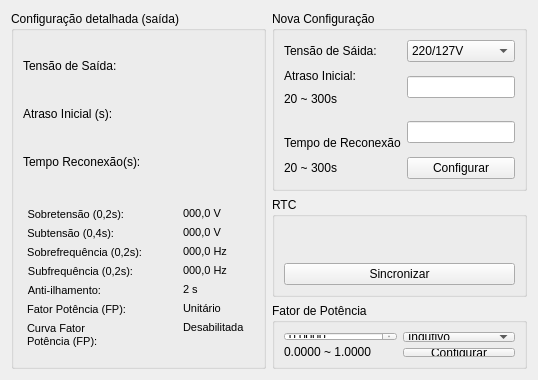
      <widget class="QWidget" name="ConfigTab">
       <attribute name="title">
        <string>Configuração</string>
       </attribute>
       <layout class="QGridLayout" name="gridLayout_21">
        <item row="1" column="1">
         <widget class="QGroupBox" name="groupBoxRTC">
          <property name="sizePolicy">
           <sizepolicy hsizetype="Ignored" vsizetype="Ignored">
            <horstretch>255</horstretch>
            <verstretch>255</verstretch>
           </sizepolicy>
          </property>
          <property name="minimumSize">
           <size>
            <width>220</width>
            <height>100</height>
           </size>
          </property>
          <property name="maximumSize">
           <size>
            <width>16777215</width>
            <height>16777215</height>
           </size>
          </property>
          <property name="title">
           <string>RTC</string>
          </property>
          <layout class="QGridLayout" name="gridLayout_35">
           <item row="1" column="0">
            <widget class="QPushButton" name="pushButtonSync">
             <property name="text">
              <string>Sincronizar</string>
             </property>
            </widget>
           </item>
           <item row="0" column="0">
            <widget class="QLabel" name="labelDateTime">
             <property name="text">
              <string/>
             </property>
             <property name="alignment">
              <set>Qt::AlignCenter</set>
             </property>
            </widget>
           </item>
          </layout>
         </widget>
        </item>
        <item row="2" column="1">
         <widget class="QGroupBox" name="groupBoxpowerFactor">
          <property name="sizePolicy">
           <sizepolicy hsizetype="Ignored" vsizetype="Ignored">
            <horstretch>255</horstretch>
            <verstretch>255</verstretch>
           </sizepolicy>
          </property>
          <property name="title">
           <string>Fator de Potência</string>
          </property>
          <layout class="QGridLayout" name="gridLayout_37">
           <item row="0" column="0" rowspan="2">
            <layout class="QGridLayout" name="gridLayout_17">
             <item row="1" column="0">
              <widget class="QDoubleSpinBox" name="doubleSpinBoxPowerFactor">
               <property name="decimals">
                <number>4</number>
               </property>
               <property name="maximum">
                <double>1.000000000000000</double>
               </property>
               <property name="singleStep">
                <double>0.010000000000000</double>
               </property>
               <property name="stepType">
                <enum>QAbstractSpinBox::AdaptiveDecimalStepType</enum>
               </property>
              </widget>
             </item>
             <item row="2" column="0">
              <widget class="QLabel" name="labelStartDelayRange_2">
               <property name="text">
                <string>0.0000 ~ 1.0000</string>
               </property>
               <property name="alignment">
                <set>Qt::AlignLeading|Qt::AlignLeft|Qt::AlignVCenter</set>
               </property>
              </widget>
             </item>
            </layout>
           </item>
           <item row="0" column="1">
            <layout class="QGridLayout" name="gridLayout_24">
             <item row="0" column="0">
              <widget class="QComboBox" name="comboBoxPowerFactor">
               <item>
                <property name="text">
                 <string>Indutivo</string>
                </property>
               </item>
               <item>
                <property name="text">
                 <string>Capacitivo</string>
                </property>
               </item>
              </widget>
             </item>
            </layout>
           </item>
           <item row="1" column="1">
            <widget class="QPushButton" name="pushButtonConfPowerFactor">
             <property name="text">
              <string>Configurar</string>
             </property>
            </widget>
           </item>
          </layout>
         </widget>
        </item>
        <item row="0" column="1">
         <widget class="QGroupBox" name="groupBoxNewConfig">
          <property name="sizePolicy">
           <sizepolicy hsizetype="Ignored" vsizetype="Ignored">
            <horstretch>255</horstretch>
            <verstretch>255</verstretch>
           </sizepolicy>
          </property>
          <property name="minimumSize">
           <size>
            <width>250</width>
            <height>180</height>
           </size>
          </property>
          <property name="maximumSize">
           <size>
            <width>16777215</width>
            <height>16777215</height>
           </size>
          </property>
          <property name="title">
           <string>Nova Configuração</string>
          </property>
          <layout class="QGridLayout" name="gridLayout_15">
           <item row="0" column="1">
            <widget class="QComboBox" name="comboBoxOutputVoltage">
             <item>
              <property name="text">
               <string>220/127V</string>
              </property>
             </item>
             <item>
              <property name="text">
               <string>230/115V</string>
              </property>
             </item>
             <item>
              <property name="text">
               <string>240/120V</string>
              </property>
             </item>
             <item>
              <property name="text">
               <string>254/127V</string>
              </property>
             </item>
            </widget>
           </item>
           <item row="1" column="0">
            <widget class="QLabel" name="labelStartDelay">
             <property name="text">
              <string>Atraso Inicial:</string>
             </property>
            </widget>
           </item>
           <item row="1" column="1" rowspan="2">
            <widget class="QLineEdit" name="lineEditStartDelay">
             <property name="alignment">
              <set>Qt::AlignCenter</set>
             </property>
            </widget>
           </item>
           <item row="3" column="1" rowspan="2">
            <widget class="QLineEdit" name="lineEditReconnectTime">
             <property name="alignment">
              <set>Qt::AlignCenter</set>
             </property>
            </widget>
           </item>
           <item row="2" column="0">
            <widget class="QLabel" name="labelStartDelayRange">
             <property name="text">
              <string>20 ~ 300s</string>
             </property>
            </widget>
           </item>
           <item row="0" column="0">
            <widget class="QLabel" name="labelOutputVoltage">
             <property name="text">
              <string>Tensão de Sáida:</string>
             </property>
            </widget>
           </item>
           <item row="5" column="1">
            <widget class="QPushButton" name="pushButtonConfigure">
             <property name="text">
              <string>Configurar</string>
             </property>
            </widget>
           </item>
           <item row="5" column="0">
            <widget class="QLabel" name="labelRecconetTimeRange">
             <property name="text">
              <string>20 ~ 300s</string>
             </property>
            </widget>
           </item>
           <item row="4" column="0">
            <widget class="QLabel" name="labelRecconetTime">
             <property name="text">
              <string>Tempo de Reconexão</string>
             </property>
            </widget>
           </item>
          </layout>
         </widget>
        </item>
        <item row="0" column="0" rowspan="3">
         <widget class="QGroupBox" name="groupBoxDetailedConfig">
          <property name="sizePolicy">
           <sizepolicy hsizetype="Maximum" vsizetype="Maximum">
            <horstretch>255</horstretch>
            <verstretch>255</verstretch>
           </sizepolicy>
          </property>
          <property name="title">
           <string>Configuração detalhada (saída)</string>
          </property>
          <layout class="QFormLayout" name="formLayout_3">
           <property name="sizeConstraint">
            <enum>QLayout::SetMinAndMaxSize</enum>
           </property>
           <property name="fieldGrowthPolicy">
            <enum>QFormLayout::ExpandingFieldsGrow</enum>
           </property>
           <item row="0" column="0" colspan="2">
            <layout class="QGridLayout" name="gridLayout_25" rowstretch="0,0,0" columnstretch="0,0">
             <property name="sizeConstraint">
              <enum>QLayout::SetNoConstraint</enum>
             </property>
             <property name="topMargin">
              <number>11</number>
             </property>
             <property name="bottomMargin">
              <number>15</number>
             </property>
             <property name="spacing">
              <number>18</number>
             </property>
             <item row="1" column="0">
              <widget class="QLabel" name="labelStartDelay_2">
               <property name="sizePolicy">
                <sizepolicy hsizetype="Preferred" vsizetype="Maximum">
                 <horstretch>255</horstretch>
                 <verstretch>255</verstretch>
                </sizepolicy>
               </property>
               <property name="minimumSize">
                <size>
                 <width>110</width>
                 <height>30</height>
                </size>
               </property>
               <property name="focusPolicy">
                <enum>Qt::NoFocus</enum>
               </property>
               <property name="layoutDirection">
                <enum>Qt::LeftToRight</enum>
               </property>
               <property name="frameShape">
                <enum>QFrame::NoFrame</enum>
               </property>
               <property name="text">
                <string>Atraso Inicial (s):</string>
               </property>
               <property name="textFormat">
                <enum>Qt::AutoText</enum>
               </property>
               <property name="alignment">
                <set>Qt::AlignLeading|Qt::AlignLeft|Qt::AlignVCenter</set>
               </property>
              </widget>
             </item>
             <item row="0" column="1">
              <widget class="QLabel" name="labelOutputVoltageValue">
               <property name="sizePolicy">
                <sizepolicy hsizetype="Maximum" vsizetype="Maximum">
                 <horstretch>255</horstretch>
                 <verstretch>255</verstretch>
                </sizepolicy>
               </property>
               <property name="minimumSize">
                <size>
                 <width>80</width>
                 <height>30</height>
                </size>
               </property>
               <property name="layoutDirection">
                <enum>Qt::LeftToRight</enum>
               </property>
               <property name="text">
                <string/>
               </property>
               <property name="alignment">
                <set>Qt::AlignLeading|Qt::AlignLeft|Qt::AlignVCenter</set>
               </property>
              </widget>
             </item>
             <item row="2" column="0">
              <widget class="QLabel" name="labelReconnectTime_2">
               <property name="sizePolicy">
                <sizepolicy hsizetype="Preferred" vsizetype="Preferred">
                 <horstretch>255</horstretch>
                 <verstretch>255</verstretch>
                </sizepolicy>
               </property>
               <property name="minimumSize">
                <size>
                 <width>130</width>
                 <height>30</height>
                </size>
               </property>
               <property name="text">
                <string>Tempo Reconexão(s):</string>
               </property>
              </widget>
             </item>
             <item row="0" column="0">
              <widget class="QLabel" name="labelOutputVoltage_2">
               <property name="sizePolicy">
                <sizepolicy hsizetype="Preferred" vsizetype="Preferred">
                 <horstretch>255</horstretch>
                 <verstretch>255</verstretch>
                </sizepolicy>
               </property>
               <property name="minimumSize">
                <size>
                 <width>110</width>
                 <height>30</height>
                </size>
               </property>
               <property name="inputMethodHints">
                <set>Qt::ImhNone</set>
               </property>
               <property name="text">
                <string>Tensão de Saída:</string>
               </property>
               <property name="alignment">
                <set>Qt::AlignLeading|Qt::AlignLeft|Qt::AlignVCenter</set>
               </property>
              </widget>
             </item>
             <item row="1" column="1">
              <widget class="QLabel" name="labelStartDelayValue">
               <property name="sizePolicy">
                <sizepolicy hsizetype="Maximum" vsizetype="Maximum">
                 <horstretch>255</horstretch>
                 <verstretch>255</verstretch>
                </sizepolicy>
               </property>
               <property name="minimumSize">
                <size>
                 <width>80</width>
                 <height>30</height>
                </size>
               </property>
               <property name="text">
                <string/>
               </property>
               <property name="alignment">
                <set>Qt::AlignLeading|Qt::AlignLeft|Qt::AlignVCenter</set>
               </property>
              </widget>
             </item>
             <item row="2" column="1">
              <widget class="QLabel" name="labelReconnectTime">
               <property name="sizePolicy">
                <sizepolicy hsizetype="Maximum" vsizetype="Maximum">
                 <horstretch>255</horstretch>
                 <verstretch>255</verstretch>
                </sizepolicy>
               </property>
               <property name="minimumSize">
                <size>
                 <width>80</width>
                 <height>30</height>
                </size>
               </property>
               <property name="text">
                <string/>
               </property>
              </widget>
             </item>
            </layout>
           </item>
           <item row="1" column="0" colspan="2">
            <layout class="QGridLayout" name="gridLayout_42">
             <property name="sizeConstraint">
              <enum>QLayout::SetMinAndMaxSize</enum>
             </property>
             <property name="topMargin">
              <number>0</number>
             </property>
             <property name="bottomMargin">
              <number>0</number>
             </property>
             <property name="verticalSpacing">
              <number>7</number>
             </property>
             <item row="0" column="1">
              <widget class="QWidget" name="widget3" native="true">
               <property name="enabled">
                <bool>true</bool>
               </property>
               <property name="sizePolicy">
                <sizepolicy hsizetype="Preferred" vsizetype="Preferred">
                 <horstretch>255</horstretch>
                 <verstretch>255</verstretch>
                </sizepolicy>
               </property>
               <property name="minimumSize">
                <size>
                 <width>100</width>
                 <height>100</height>
                </size>
               </property>
               <property name="font">
                <font>
                 <stylestrategy>PreferDefault</stylestrategy>
                </font>
               </property>
               <property name="layoutDirection">
                <enum>Qt::LeftToRight</enum>
               </property>
               <layout class="QFormLayout" name="formLayout_4">
                <property name="sizeConstraint">
                 <enum>QLayout::SetMinAndMaxSize</enum>
                </property>
                <property name="fieldGrowthPolicy">
                 <enum>QFormLayout::ExpandingFieldsGrow</enum>
                </property>
                <property name="labelAlignment">
                 <set>Qt::AlignJustify|Qt::AlignVCenter</set>
                </property>
                <property name="formAlignment">
                 <set>Qt::AlignJustify|Qt::AlignTop</set>
                </property>
                <property name="leftMargin">
                 <number>28</number>
                </property>
                <property name="topMargin">
                 <number>9</number>
                </property>
                <item row="6" column="0">
                 <widget class="QLabel" name="labelPowerFactorCurveValue">
                  <property name="font">
                   <font>
                    <pointsize>8</pointsize>
                    <stylestrategy>PreferDefault</stylestrategy>
                   </font>
                  </property>
                  <property name="text">
                   <string>Desabilitada</string>
                  </property>
                  <property name="alignment">
                   <set>Qt::AlignLeading|Qt::AlignLeft|Qt::AlignVCenter</set>
                  </property>
                  <property name="margin">
                   <number>2</number>
                  </property>
                  <property name="indent">
                   <number>0</number>
                  </property>
                 </widget>
                </item>
                <item row="2" column="0">
                 <widget class="QLabel" name="labelOverFrequencyValue">
                  <property name="font">
                   <font>
                    <pointsize>8</pointsize>
                    <stylestrategy>PreferDefault</stylestrategy>
                   </font>
                  </property>
                  <property name="text">
                   <string>000,0 Hz</string>
                  </property>
                  <property name="alignment">
                   <set>Qt::AlignLeading|Qt::AlignLeft|Qt::AlignVCenter</set>
                  </property>
                  <property name="margin">
                   <number>2</number>
                  </property>
                  <property name="indent">
                   <number>0</number>
                  </property>
                 </widget>
                </item>
                <item row="1" column="0">
                 <widget class="QLabel" name="labelUnderVoltageValue">
                  <property name="font">
                   <font>
                    <pointsize>8</pointsize>
                    <stylestrategy>PreferDefault</stylestrategy>
                   </font>
                  </property>
                  <property name="text">
                   <string>000,0 V</string>
                  </property>
                  <property name="alignment">
                   <set>Qt::AlignLeading|Qt::AlignLeft|Qt::AlignVCenter</set>
                  </property>
                  <property name="margin">
                   <number>2</number>
                  </property>
                  <property name="indent">
                   <number>0</number>
                  </property>
                 </widget>
                </item>
                <item row="3" column="0">
                 <widget class="QLabel" name="labelUnderFrequencyValue">
                  <property name="font">
                   <font>
                    <pointsize>8</pointsize>
                    <stylestrategy>PreferDefault</stylestrategy>
                   </font>
                  </property>
                  <property name="text">
                   <string>000,0 Hz</string>
                  </property>
                  <property name="alignment">
                   <set>Qt::AlignLeading|Qt::AlignLeft|Qt::AlignVCenter</set>
                  </property>
                  <property name="margin">
                   <number>2</number>
                  </property>
                  <property name="indent">
                   <number>0</number>
                  </property>
                 </widget>
                </item>
                <item row="5" column="0">
                 <widget class="QLabel" name="labelPowerFactorValue">
                  <property name="font">
                   <font>
                    <pointsize>8</pointsize>
                    <stylestrategy>PreferDefault</stylestrategy>
                   </font>
                  </property>
                  <property name="text">
                   <string>Unitário</string>
                  </property>
                  <property name="alignment">
                   <set>Qt::AlignLeading|Qt::AlignLeft|Qt::AlignVCenter</set>
                  </property>
                  <property name="margin">
                   <number>2</number>
                  </property>
                  <property name="indent">
                   <number>0</number>
                  </property>
                 </widget>
                </item>
                <item row="0" column="0">
                 <widget class="QLabel" name="labelOverVoltageValue">
                  <property name="font">
                   <font>
                    <pointsize>8</pointsize>
                    <stylestrategy>PreferDefault</stylestrategy>
                   </font>
                  </property>
                  <property name="text">
                   <string>000,0 V</string>
                  </property>
                  <property name="alignment">
                   <set>Qt::AlignLeading|Qt::AlignLeft|Qt::AlignVCenter</set>
                  </property>
                  <property name="margin">
                   <number>2</number>
                  </property>
                  <property name="indent">
                   <number>0</number>
                  </property>
                 </widget>
                </item>
                <item row="4" column="0">
                 <widget class="QLabel" name="labelAntiIslandingValue">
                  <property name="font">
                   <font>
                    <pointsize>8</pointsize>
                    <stylestrategy>PreferDefault</stylestrategy>
                   </font>
                  </property>
                  <property name="text">
                   <string>2 s</string>
                  </property>
                  <property name="alignment">
                   <set>Qt::AlignLeading|Qt::AlignLeft|Qt::AlignVCenter</set>
                  </property>
                  <property name="margin">
                   <number>2</number>
                  </property>
                  <property name="indent">
                   <number>0</number>
                  </property>
                 </widget>
                </item>
               </layout>
              </widget>
             </item>
             <item row="0" column="0">
              <widget class="QWidget" name="widget2" native="true">
               <property name="sizePolicy">
                <sizepolicy hsizetype="Preferred" vsizetype="Preferred">
                 <horstretch>255</horstretch>
                 <verstretch>255</verstretch>
                </sizepolicy>
               </property>
               <property name="minimumSize">
                <size>
                 <width>130</width>
                 <height>80</height>
                </size>
               </property>
               <property name="font">
                <font>
                 <stylestrategy>PreferAntialias</stylestrategy>
                </font>
               </property>
               <property name="focusPolicy">
                <enum>Qt::NoFocus</enum>
               </property>
               <layout class="QFormLayout" name="formLayout_5">
                <property name="sizeConstraint">
                 <enum>QLayout::SetMinAndMaxSize</enum>
                </property>
                <property name="fieldGrowthPolicy">
                 <enum>QFormLayout::ExpandingFieldsGrow</enum>
                </property>
                <property name="rowWrapPolicy">
                 <enum>QFormLayout::DontWrapRows</enum>
                </property>
                <property name="labelAlignment">
                 <set>Qt::AlignJustify|Qt::AlignVCenter</set>
                </property>
                <property name="formAlignment">
                 <set>Qt::AlignJustify|Qt::AlignTop</set>
                </property>
                <property name="horizontalSpacing">
                 <number>7</number>
                </property>
                <property name="leftMargin">
                 <number>4</number>
                </property>
                <property name="topMargin">
                 <number>10</number>
                </property>
                <property name="rightMargin">
                 <number>7</number>
                </property>
                <item row="2" column="0">
                 <widget class="QLabel" name="labelOverFrequency">
                  <property name="font">
                   <font>
                    <pointsize>8</pointsize>
                    <stylestrategy>PreferAntialias</stylestrategy>
                   </font>
                  </property>
                  <property name="text">
                   <string>Sobrefrequência (0,2s):</string>
                  </property>
                  <property name="alignment">
                   <set>Qt::AlignRight|Qt::AlignTrailing|Qt::AlignVCenter</set>
                  </property>
                  <property name="margin">
                   <number>2</number>
                  </property>
                  <property name="indent">
                   <number>0</number>
                  </property>
                 </widget>
                </item>
                <item row="4" column="0">
                 <widget class="QLabel" name="labelAntiIslanding">
                  <property name="font">
                   <font>
                    <pointsize>8</pointsize>
                    <stylestrategy>PreferAntialias</stylestrategy>
                   </font>
                  </property>
                  <property name="text">
                   <string>Anti-ilhamento:</string>
                  </property>
                  <property name="alignment">
                   <set>Qt::AlignRight|Qt::AlignTrailing|Qt::AlignVCenter</set>
                  </property>
                  <property name="margin">
                   <number>2</number>
                  </property>
                  <property name="indent">
                   <number>0</number>
                  </property>
                 </widget>
                </item>
                <item row="1" column="0">
                 <widget class="QLabel" name="labelUnderVoltage">
                  <property name="font">
                   <font>
                    <pointsize>8</pointsize>
                    <stylestrategy>PreferAntialias</stylestrategy>
                   </font>
                  </property>
                  <property name="text">
                   <string>Subtensão (0,4s):</string>
                  </property>
                  <property name="alignment">
                   <set>Qt::AlignRight|Qt::AlignTrailing|Qt::AlignVCenter</set>
                  </property>
                  <property name="margin">
                   <number>2</number>
                  </property>
                  <property name="indent">
                   <number>0</number>
                  </property>
                 </widget>
                </item>
                <item row="5" column="0">
                 <widget class="QLabel" name="labelPowerFactor">
                  <property name="font">
                   <font>
                    <pointsize>8</pointsize>
                    <stylestrategy>PreferAntialias</stylestrategy>
                   </font>
                  </property>
                  <property name="text">
                   <string>Fator Potência (FP):</string>
                  </property>
                  <property name="alignment">
                   <set>Qt::AlignRight|Qt::AlignTrailing|Qt::AlignVCenter</set>
                  </property>
                  <property name="margin">
                   <number>2</number>
                  </property>
                  <property name="indent">
                   <number>0</number>
                  </property>
                 </widget>
                </item>
                <item row="6" column="0">
                 <widget class="QLabel" name="labelPowerFactorCurve">
                  <property name="font">
                   <font>
                    <pointsize>8</pointsize>
                    <stylestrategy>PreferAntialias</stylestrategy>
                   </font>
                  </property>
                  <property name="text">
                   <string>Curva Fator Potência (FP):</string>
                  </property>
                  <property name="wordWrap">
                   <bool>true</bool>
                  </property>
                  <property name="margin">
                   <number>2</number>
                  </property>
                  <property name="indent">
                   <number>0</number>
                  </property>
                 </widget>
                </item>
                <item row="3" column="0">
                 <widget class="QLabel" name="labelUnderFrequency">
                  <property name="font">
                   <font>
                    <pointsize>8</pointsize>
                    <stylestrategy>PreferAntialias</stylestrategy>
                   </font>
                  </property>
                  <property name="text">
                   <string>Subfrequência (0,2s):</string>
                  </property>
                  <property name="alignment">
                   <set>Qt::AlignRight|Qt::AlignTrailing|Qt::AlignVCenter</set>
                  </property>
                  <property name="margin">
                   <number>2</number>
                  </property>
                  <property name="indent">
                   <number>0</number>
                  </property>
                 </widget>
                </item>
                <item row="0" column="0">
                 <widget class="QLabel" name="labelOverVoltage">
                  <property name="font">
                   <font>
                    <pointsize>8</pointsize>
                    <stylestrategy>PreferAntialias</stylestrategy>
                   </font>
                  </property>
                  <property name="text">
                   <string>Sobretensão (0,2s):</string>
                  </property>
                  <property name="alignment">
                   <set>Qt::AlignRight|Qt::AlignTrailing|Qt::AlignVCenter</set>
                  </property>
                  <property name="margin">
                   <number>2</number>
                  </property>
                  <property name="indent">
                   <number>0</number>
                  </property>
                 </widget>
                </item>
               </layout>
              </widget>
             </item>
            </layout>
           </item>
          </layout>
         </widget>
        </item>
       </layout>
      </widget>
